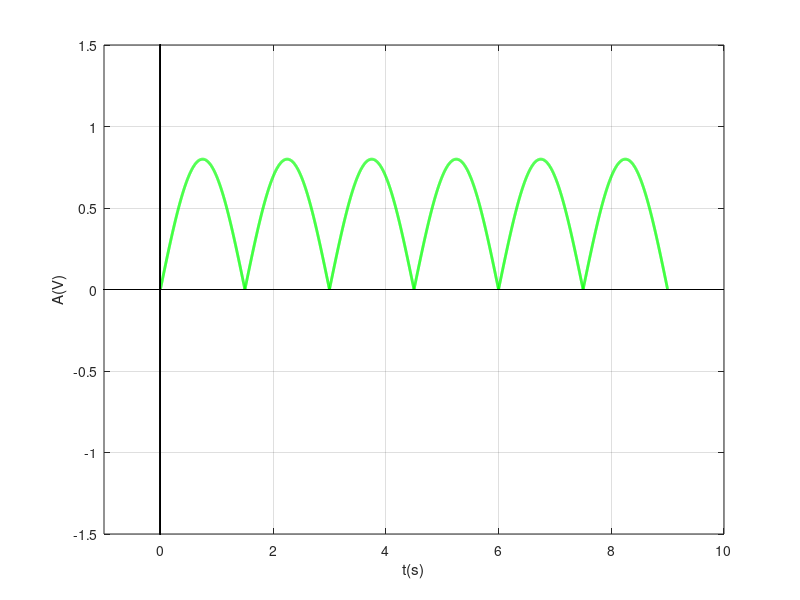

Here is the MATLAB script that generated this plot:
% rezolutie temporara de 2ms
% semnal sinusoidal redresat de dubla alternanta
% lucram pe un timp de 9s, pt a ilustra 3 perioade de 3s

A = 0.8;
T = 3;
t = 0 : 0.002 : 9;
x = zeros(length(t));

% pt valorile pozitive ale semnalului s-a pastrat ordonata respectiva,
% iar pentru valorile negative ordonata punctelor a fost setata cu
% opusul acesteia pt a reprezenta dubla alternanta

x(1 : 750) = A * sin(t(1 : 750) * 2 * pi / T);
x(751 : 1500) = -A * sin(t(751 : 1500) * 2 * pi / T);

x(1501 : 2250) =  A * sin(t(1501 : 2250) * 2 * pi / T);
x(2251 : 3000) = -A * sin(t(2251 : 3000) * 2 * pi / T);

x(3001 : 3750) =  A * sin(t(3001 : 3750) * 2 * pi / T);
x(3751 : 4500) = -A * sin(t(3751 : 4500) * 2 * pi / T);

% variabile utilizate pentru evidentierea axei x
xaxis_1 = -2 : 0.2 : 10;
xaxis_2 = zeros(length(xaxis_1));

% variabile utilizate pentru evidentierea axei y
yaxis_1 = -2 : 0.2 : 2;
yaxis_2 = zeros(length(yaxis_1));

figure(1);
title('Semnal sinusoidal redresat de dubla alternanta, subpunctul 1, 2ms');
plot(t(1:4500), x(1:4500), '-g', 'LineWidth', 2.0);
hold on;
plot(xaxis_1, xaxis_2, '-k', 'LineWidth', 0.5);
plot(yaxis_2, yaxis_1, '-k', 'LineWidth', 0.5);
xlabel('t(s)');
ylabel('A(V)');
axis([-1 10 -1.5 1.5]);
grid;

